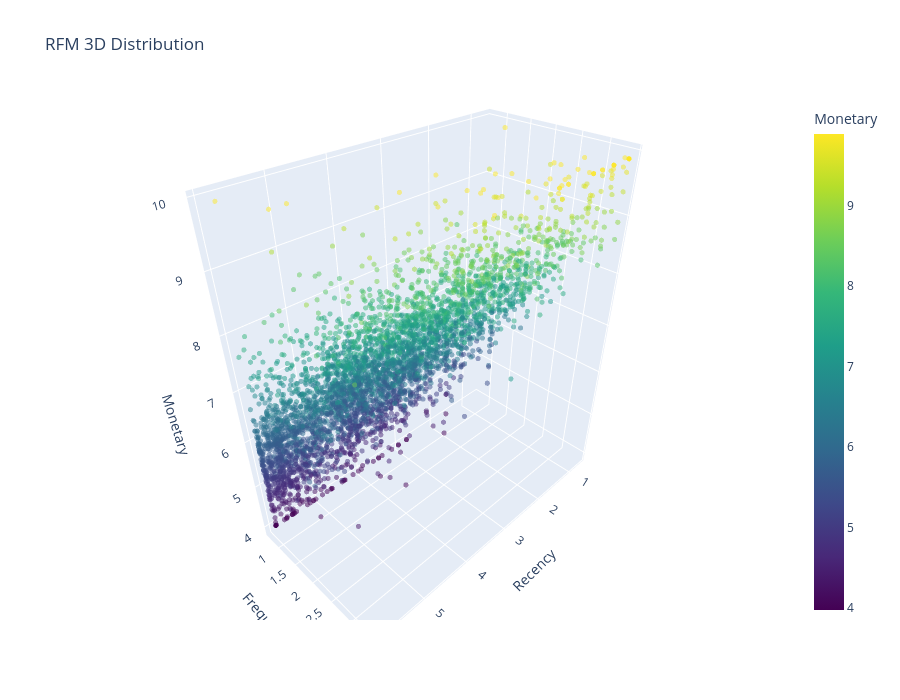

The code cell stored with this chart in its notebook:
### Code cell
fig = px.scatter_3d(
    rfm,
    x='Recency_log',
    y='Frequency_log',
    z='Monetary_log',
    opacity=0.5,
    color='Monetary_log',
    color_continuous_scale='Viridis',
    title='RFM 3D Distribution',
    labels={
        'Recency_log'  : 'Recency',
        'Frequency_log': 'Frequency',
        'Monetary_log' : 'Monetary'
    }
)

fig.update_traces(marker=dict(size=3))
fig.update_layout(width=900, height=700)
fig.show()

### Figure 1 — Plotly figure (JSON) as saved in the notebook; plotly's stock layout.template omitted (floating-point values rounded to 4 significant figures; data arrays with more than 128 entries replaced by an {"elided": "..."} marker saying what was removed)
{"data": [{"hovertemplate": "Recency=%{x}<br>Frequency=%{y}<br>Monetary=%{marker.color}<extra></extra>", "legendgroup": "", "marker": {"color": {"elided": "4338 float values"}, "coloraxis": "coloraxis", "opacity": 0.5, "size": 3, "symbol": "circle"}, "mode": "markers", "name": "", "scene": "scene", "showlegend": false, "type": "scatter3d", "x": {"elided": "4338 float values"}, "y": {"elided": "4338 float values"}, "z": {"elided": "4338 float values"}}], "layout": {"coloraxis": {"autocolorscale": false, "colorbar": {"title": {"text": "Monetary"}}, "colorscale": [[0, "#440154"], [0.1111, "#482878"], [0.2222, "#3e4989"], [0.3333, "#31688e"], [0.4444, "#26828e"], [0.5556, "#1f9e89"], [0.6667, "#35b779"], [0.7778, "#6ece58"], [0.8889, "#b5de2b"], [1, "#fde725"]]}, "height": 700, "legend": {"tracegroupgap": 0}, "scene": {"domain": {"x": [0, 1], "y": [0, 1]}, "xaxis": {"title": {"text": "Recency"}}, "yaxis": {"title": {"text": "Frequency"}}, "zaxis": {"title": {"text": "Monetary"}}}, "title": {"text": "RFM 3D Distribution"}, "width": 900}}
